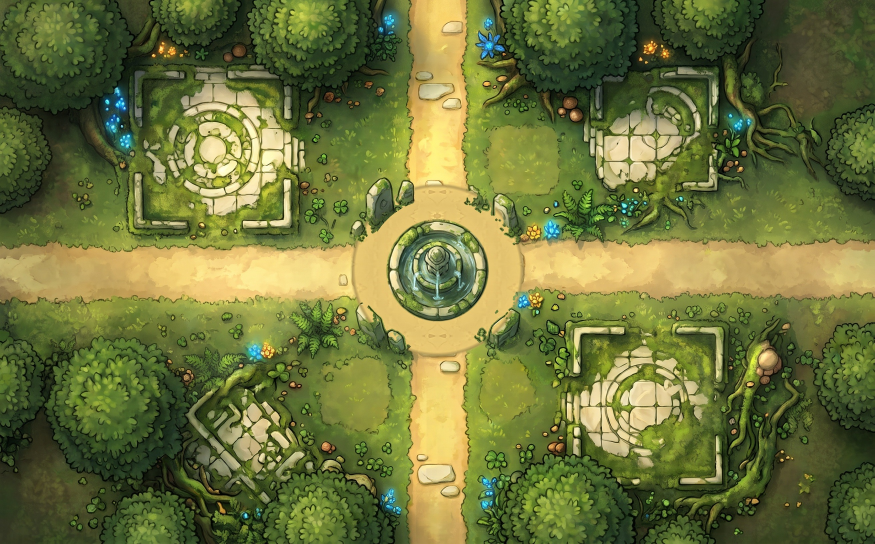
#> input picture assets/environment/wilds/src/cross-a.jpg, 2624 x 1632 px, given in place of straight.jpeg, which was not available (shown at 1/3 size)
$ python prepare_wilds_tiles.py
#> lines starting #> are read from the running program, lines starting #| are printed output that depends on the picture; after the words box and inside, x2 and y2 are one past the last pixel; in counts of white or black regions, pixels touching at a corner belong together; pictures that were not available may be replaced by others from this repository, and a replacement may not be noted
#!/usr/bin/env python3
"""Round 225: Elaris (the forest, world 'wilds') from the owner's paintings.

The owner's tiles (src/owner/*.jpeg, 2624x1632, strictly top-down) share one base forest: the
ruins and trees sit in the same places in every tile, so a path arm (or a stretch of plain forest)
can be lifted from one tile into another with a soft seam. That makes the shapes the map needs
which were not painted:

* t-bottom-a: the cross with its north arm grown over (forest from dead-bottom's top).
* the diagonal tiles beside the three forest lakes ('cut' rooms in build_tile_world.py):
  diag-a/b are diag-nw/diag-sw as painted (paths north and east, boardwalk to the top-left);
  diag-c adds a south arm; diag-d swaps the north arm for a south one; diag-e is diag-se
  (path north, boardwalk to the bottom-right). The owner's t-bottom has its side path running on
  to the right edge, so it is a second t-right.

The cross gets a path painted round its fountain (the fountain itself is not walkable).

Walk masks (src/masks/<name>.png, 800x500, white = walkable) are traced by the path's golden
tan. Where a path runs on under a tree to the edge, the arm is bridged to the edge; the boardwalks
are outlined by hand (BOARDWALK); only pieces joined to an exit are kept.

    python3 tools/prepare_wilds_tiles.py && python3 tools/build_tile_world.py wilds
"""
import glob, os
import numpy as np
from PIL import Image, ImageDraw
from scipy import ndimage as nd

SRC = 'assets/environment/wilds/src'
OWN = SRC + '/owner'
K = 2624 / 800  # owner pixels per room pixel
# Each tile: owner painting, exits it has (as built), and the diagonal it carries.
TILES = {
    'straight-a': ('straight', 'ns'), 'straight-b': ('straight2', 'ns'), 'corner-a': ('corner', 'ne'),
    'cross-a': ('cross', 'nesw'), 't-bottom-a': ('cross', 'esw'), 't-right-a': ('t-right', 'nes'),
    't-right-b': ('t-bottom', 'nes'), 'dead-bottom-a': ('dead-bottom', 's'), 'dead-right-a': ('dead-right', 'e'),
}
DIAG = {'diag-a': ('diag-nw', 'ne'), 'diag-b': ('diag-sw', 'ne'), 'diag-c': ('diag-nw', 'nes'),
        'diag-d': ('diag-sw', 'es'), 'diag-e': ('diag-se', 'n')}
# Boardwalks, inside the rails, at 800x500; each reaches the image edge at its corner.
BOARDWALK = {'diag-nw': [(52, 0), (108, 0), (348, 190), (302, 252), (0, 66), (0, 14)],
             'diag-sw': [(52, 0), (108, 0), (348, 190), (302, 252), (0, 66), (0, 14)],
             'diag-se': [(418, 252), (474, 224), (800, 430), (800, 500), (732, 500), (414, 292)]}
FOUNTAIN, FOUNT_R, RING_R = (400, 247), 46, 80  # the cross's fountain and the path round it
ARM_X, ARM_Y = (376, 425), (222, 272)  # where the painted arms meet the edges


def rgb(name): return np.asarray(Image.open(f'{OWN}/{name}.jpeg').convert('RGB')).astype(float)
#> called with name = 'straight'


def blend(base, donor, box, feather=24):
    """Lay donor over base inside box (x0, y0, x1, y1 in room pixels), with a soft edge
    (except along the image's own edges)."""
    H, W = base.shape[:2]; x0, y0, x1, y1 = [v * K for v in box]
    yy, xx = np.mgrid[0:H, 0:W]
    f = feather * K
    def ramp(d, at_edge): return np.ones_like(d, float) if at_edge else np.clip(d / f, 0, 1)
    a = np.minimum.reduce([ramp(xx - x0, x0 <= 0), ramp(x1 - xx, x1 >= W), ramp(yy - y0, y0 <= 0), ramp(y1 - yy, y1 >= H)])
    a = a * ((xx >= x0) & (xx <= x1) & (yy >= y0) & (yy <= y1))
    return base * (1 - a[..., None]) + donor * a[..., None]


def ring_path(im):
    """Paint a path round the fountain, under the standing stones."""
    H, W = im.shape[:2]; yy, xx = np.mgrid[0:H, 0:W]
    d = np.hypot(xx - FOUNTAIN[0] * K, yy - FOUNTAIN[1] * K) / K
    r, g, b = im[..., 0], im[..., 1], im[..., 2]
    # The path's colour (bare earth, not its stepping stones) with the fine grain of the west arm
    # laid over it, so neither its colour nor a repeat shows.
    earth = (r >= 160) & (r - g >= 15) & (g - b >= 60)
    colour = np.percentile(im[earth], 70, axis=0)  # the sunlit earth (the median is in shade)
    patch = im[int(236 * K):int(258 * K), int(10 * K):int(60 * K)]
    grain = patch - nd.gaussian_filter(patch, (6, 6, 0))
    grain = np.concatenate([grain, grain[::-1]], 0); grain = np.concatenate([grain, grain[:, ::-1]], 1)  # mirrored: no seams
    tex = colour + 0.8 * np.tile(grain, (H // grain.shape[0] + 1, W // grain.shape[1] + 1, 1))[:H, :W]
    tex = tex * (1 - 0.06 * np.clip(1 - np.abs(d - 60) / 25, 0, 1))[..., None]  # a little wear down its middle
    stone = (np.abs(r - b) < 45) & (np.abs(r - g) < 30) & (d > RING_R - 14)  # grey standing stones stay on top
    stone = nd.binary_dilation(stone, iterations=3)
    a = np.clip((d - FOUNT_R) * K / 4, 0, 1) * np.clip((RING_R - d) * K / 10, 0, 1) * ~stone
    edge = np.clip(1 - np.abs(d - (RING_R - 2)) / 3, 0, 1) * 0.3  # a little shade at the grass edge
    out = im * (1 - a[..., None]) + tex * a[..., None]
    return out * (1 - edge[..., None] * a[..., None])


def composite(name, exits):
    src = TILES.get(name, DIAG.get(name))[0]; im = rgb(src)
    if src == 'cross': im = ring_path(im)
    if name == 't-bottom-a' or (name in DIAG and 'n' not in exits):
        im = blend(im, rgb('dead-bottom'), (330, 0, 470, 125))  # grow over the north arm
    if name in DIAG and 's' in exits:
        im = blend(im, rgb('t-right'), (335, 285, 465, 500))  # a south arm
    return im


def trace(im):
    R, G, B = im[..., 0], im[..., 1], im[..., 2]
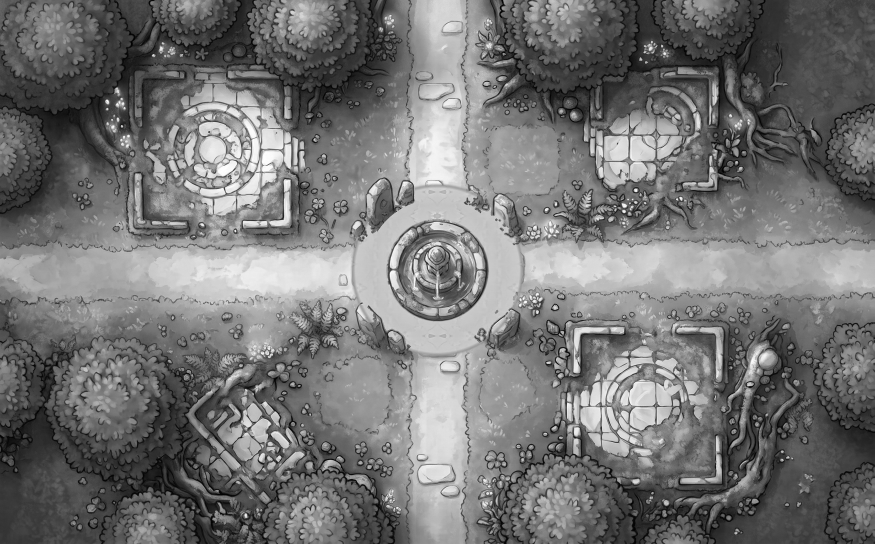
#> G: shape (1632, 2624) float64 (shown at 1/3 size); min 0, max 255, mean 116.3
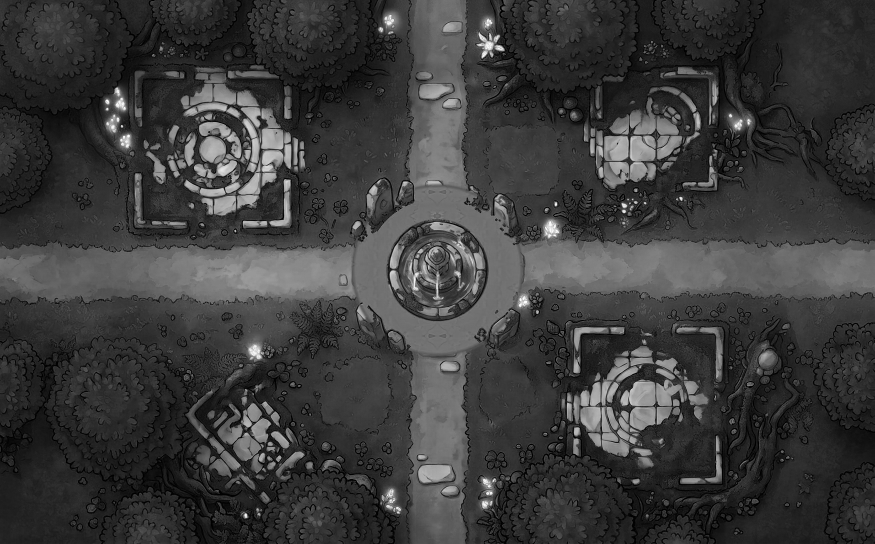
#> B: shape (1632, 2624) float64 (shown at 1/3 size); min 0, max 255, mean 59.7
    path = (R >= 160) & (R - G >= 10) & (G - B >= 35) & (R - B >= 70)
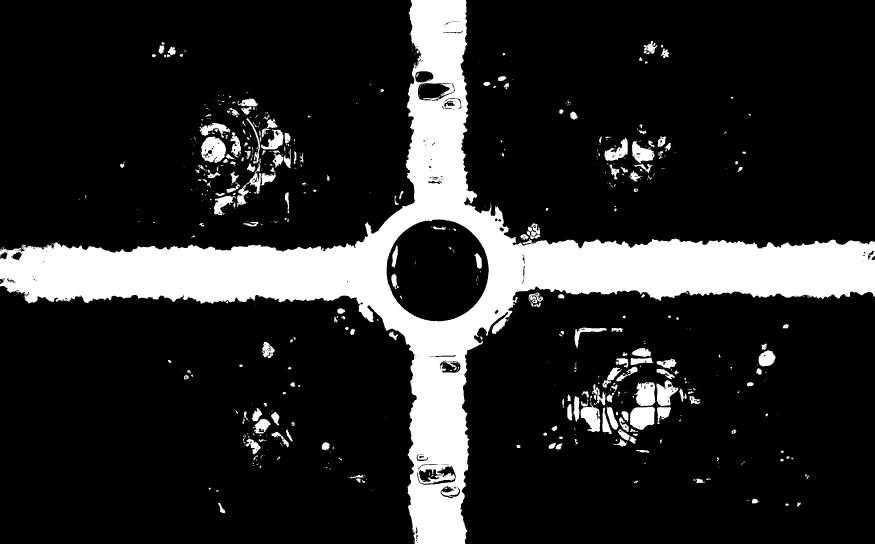
#> path: shape (1632, 2624) bool (shown at 1/3 size); 16.3% white; 836 white regions (547 under 20 px), largest, box (x1, y1, x2, y2) and area: (0, 0, 2624, 1632) 605988, (602, 410, 678, 489) 4180, (1890, 1220, 1965, 1290) 4138
    small = np.asarray(Image.fromarray((path * 255).astype(np.uint8)).resize((800, 500), Image.BOX)) > 100
#> small: shape (500, 800) bool; 16.6% white; 345 white regions (259 under 20 px), largest, box (x1, y1, x2, y2) and area: (0, 0, 800, 500) 57233, (184, 126, 214, 150) 440, (576, 374, 599, 395) 403
    P = 20; small = np.pad(small, P, mode='edge')
#> after `small = np.pad(small, P, mode='edge')`: small: shape (540, 840) bool; 15.4% white; 345 white regions (259 under 20 px), largest, box (x1, y1, x2, y2) and area: (0, 0, 840, 540) 60713, (204, 146, 234, 170) 440, (596, 394, 619, 415) 403
    small = nd.binary_closing(small, iterations=4)
#> small: shape (540, 840) bool; 16.8% white; 122 white regions (91 under 20 px), largest, box (x1, y1, x2, y2) and area: (4, 4, 836, 536) 62878, (534, 335, 661, 430) 4482, (199, 108, 297, 218) 4446
    return nd.binary_opening(small, structure=np.ones((3, 3)), iterations=4)[P:-P, P:-P]
#> returned value: shape (500, 800) bool; 16.7% white; 9 white regions, largest, box (x1, y1, x2, y2) and area: (0, 0, 800, 500) 58470, (515, 321, 616, 406) 3809, (185, 109, 273, 175) 2815


def arms(m, exits):
    """Bridge each exit's arm to the edge (paths that run on under a tree) and in to the room's
    middle (some junctions are painted as moss), and return the bands at the edges."""
#> called with exits = 'ns'
    bands = np.zeros_like(m)
    for d in exits:
        if d in 'ns':
            x0, x1 = ARM_X; rows = np.where(m[:, x0:x1].any(1))[0]
            half = rows[rows < 250] if d == 'n' else rows[rows >= 250]
            if not len(half): continue
            if d == 'n': m[:max(half.max() + 1, 250), x0:x1] = True; bands[:20, x0:x1] = True
            else: m[min(half.min(), 250):, x0:x1] = True; bands[-20:, x0:x1] = True
        else:
            # The arm's rows: the longest run of rows that are path across a stretch beside it.
            cover = (m[:, 560:600] if d == 'e' else m[:, 200:240]).mean(1) > .5
            cover[:180] = cover[320:] = False
            lab, n = nd.label(cover)
            runs = [np.where(lab == i)[0] for i in range(1, n + 1)]
            run = max(runs, key=len) if runs else []
            y0, y1 = (run.min(), run.max() + 1) if len(run) > 20 else ARM_Y
            cols = np.where(m[y0:y1].any(0))[0]
            half = cols[cols >= 400] if d == 'e' else cols[cols < 400]
            if not len(half): continue
            if d == 'e': m[y0:y1, min(half.min(), 400):] = True; bands[y0:y1, -20:] = True
            else: m[y0:y1, :max(half.max() + 1, 400)] = True; bands[y0:y1, :20] = True
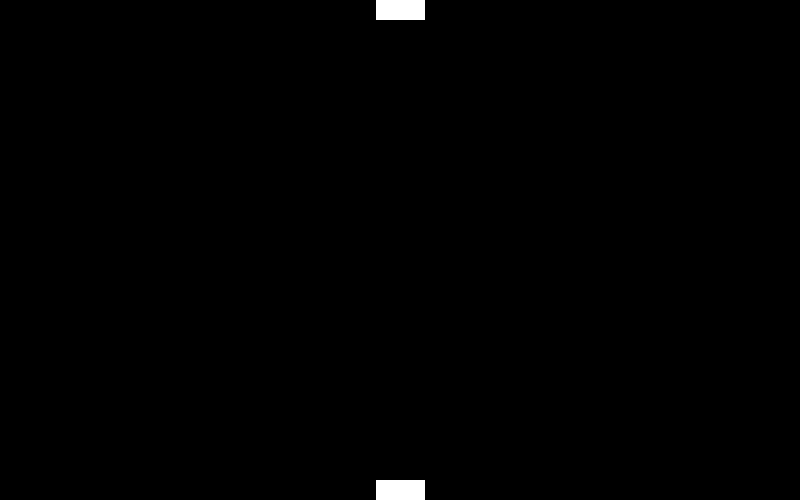
#> bands: shape (500, 800) bool; 0.49% white; 2 white regions, box (x1, y1, x2, y2) and area: (376, 0, 425, 20) 980, (376, 480, 425, 500) 980
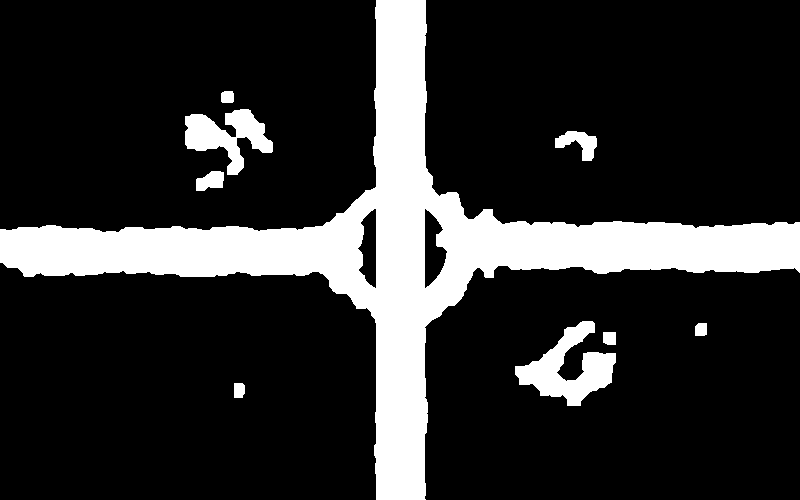
#> m: shape (500, 800) bool; 18% white; 9 white regions, largest, box (x1, y1, x2, y2) and area: (0, 0, 800, 500) 63809, (515, 321, 616, 406) 3809, (185, 109, 273, 175) 2815
    return m, bands


def mask(name, im, exits):
    m = trace(im)
    src = TILES.get(name, DIAG.get(name))[0]
    if name in DIAG:
        poly = Image.new('L', (800, 500), 0); ImageDraw.Draw(poly).polygon(BOARDWALK[src], fill=255)
        walk = np.asarray(poly) > 127; m |= walk
    if name == 't-bottom-a' or (name in DIAG and 'n' not in exits): m[:150, 300:500] = False  # the arm grown over
    m, bands = arms(m, exits)
    if name in DIAG: bands |= walk
    lab, _ = nd.label(m)
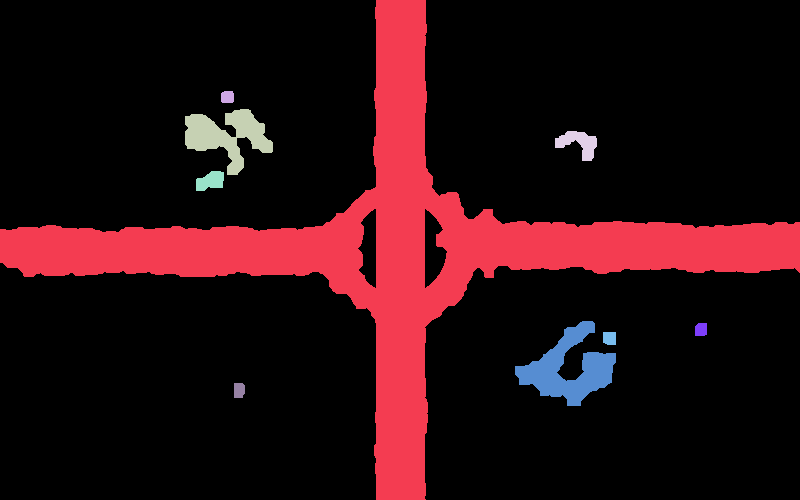
#> lab: shape (500, 800) int32; 10 distinct labels, from 0 to 9; one colour per label, 0 black
    m = np.isin(lab, np.unique(lab[bands & m])) & (lab > 0)
#> m: shape (500, 800) bool; 16% white; 1 white region, box (x1, y1, x2, y2) and area: (0, 0, 800, 500) 63809
    m = nd.binary_fill_holes(m)
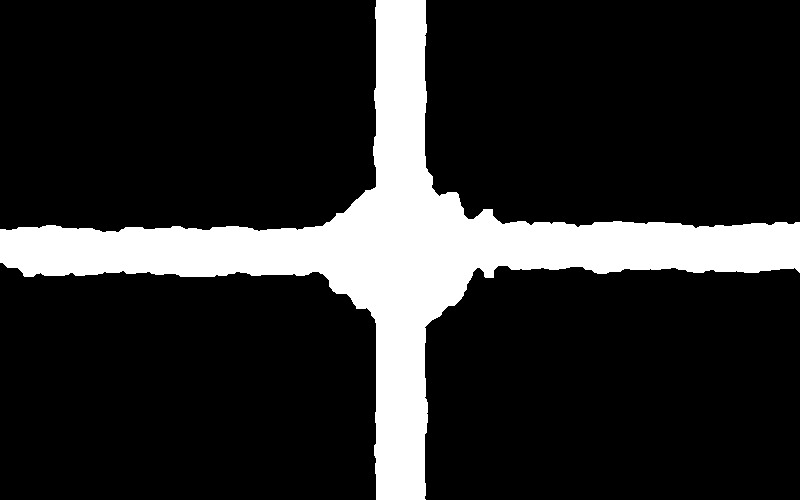
#> m: shape (500, 800) bool; 16.5% white; 1 white region, box (x1, y1, x2, y2) and area: (0, 0, 800, 500) 65824
    if src == 'cross':
        yy, xx = np.mgrid[0:500, 0:800]; d = np.hypot(xx - FOUNTAIN[0], yy - FOUNTAIN[1])
        m |= (d >= FOUNT_R) & (d <= RING_R - 2)
        m &= d >= FOUNT_R + 2  # the fountain itself
    return m


def main():
    os.makedirs(SRC + '/diagonal', exist_ok=True); os.makedirs(SRC + '/masks', exist_ok=True)
    for old in glob.glob(SRC + '/*.jpg') + glob.glob(SRC + '/diagonal/*.jpg') + glob.glob(SRC + '/masks/*.png'): os.remove(old)
    for name, (_, exits) in {**TILES, **DIAG}.items():
        im = composite(name, exits)
        out = f'{SRC}/diagonal/{name}.jpg' if name in DIAG else f'{SRC}/{name}.jpg'
        Image.fromarray(im.clip(0, 255).astype(np.uint8)).save(out, quality=92)
        Image.fromarray((mask(name, im, exits) * 255).astype(np.uint8)).save(f'{SRC}/masks/{name}.png')
        print('tile', name)
#> pass 2 of the loop in main, `for name, (_, exits) in {**TILES, **DIAG}.items():`:
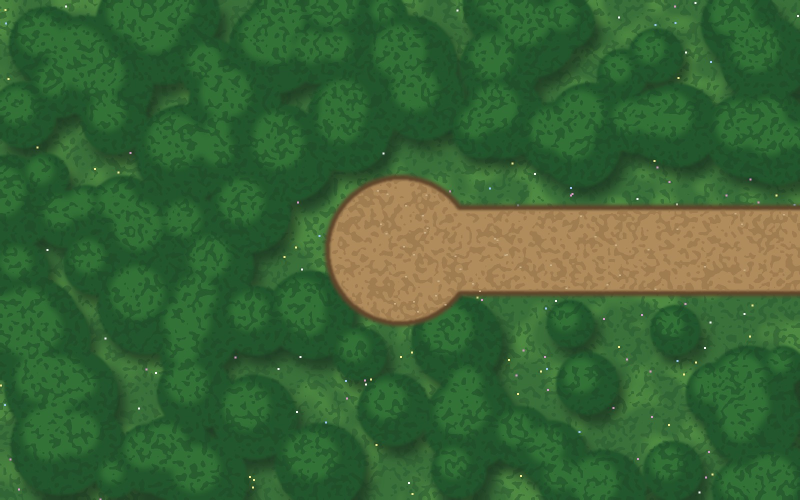
#> input picture assets/environment/wilds/src/dead-right-ph.jpg, 1600 x 1000 px, given in place of straight2.jpeg, which was not available (shown at 1/2 size)
#> R: shape (1000, 1600) float64
#> G: shape (1000, 1600) float64
#> B: shape (1000, 1600) float64
#> in trace (call 2), `path = (R >= 160) & (R - G >= 10) & (G - B >= 35) & (R - B >= 70)`:
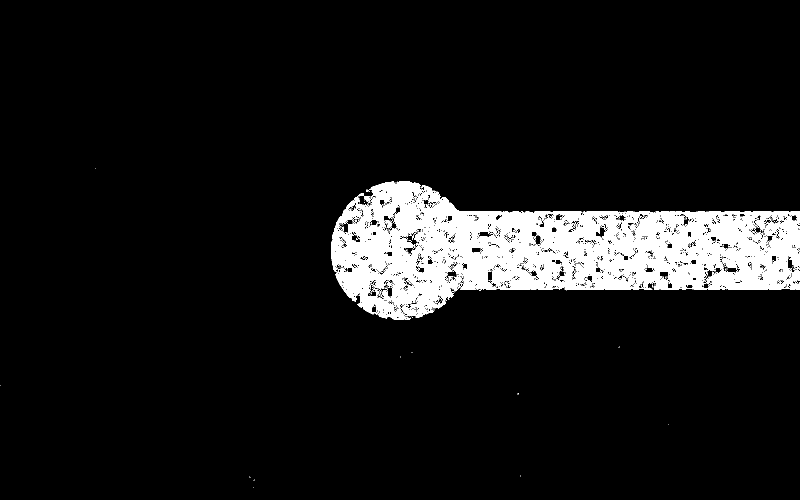
#> path: shape (1000, 1600) bool (shown at 1/2 size); 8.5% white; 474 white regions (469 under 20 px), largest, box (x1, y1, x2, y2) and area: (662, 362, 1600, 640) 133959, (728, 392, 741, 403) 99, (715, 386, 728, 394) 52, (732, 379, 740, 384) 21, (1555, 561, 1564, 566) 20
#> after the loop in arms (call 2), `for d in exits:`:
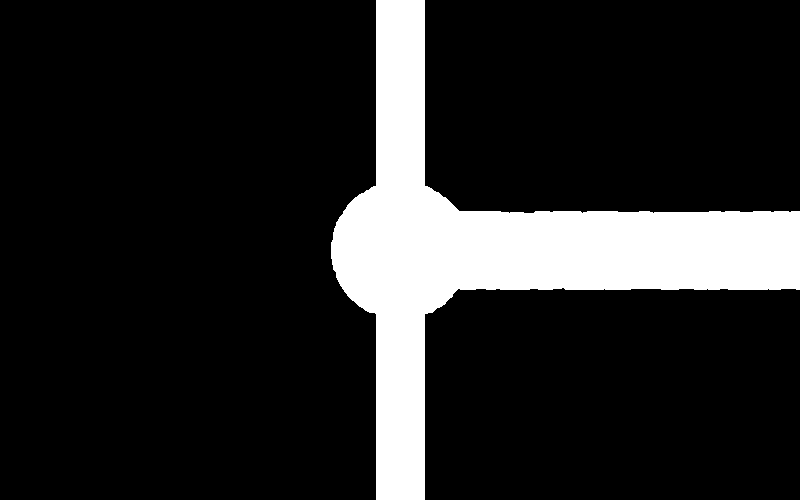
#> m: shape (500, 800) bool; 14.8% white; 1 white region, box (x1, y1, x2, y2) and area: (331, 0, 800, 500) 59094


if __name__ == '__main__':
#> (the run stopped early here; a loop or call above may not have finished)
